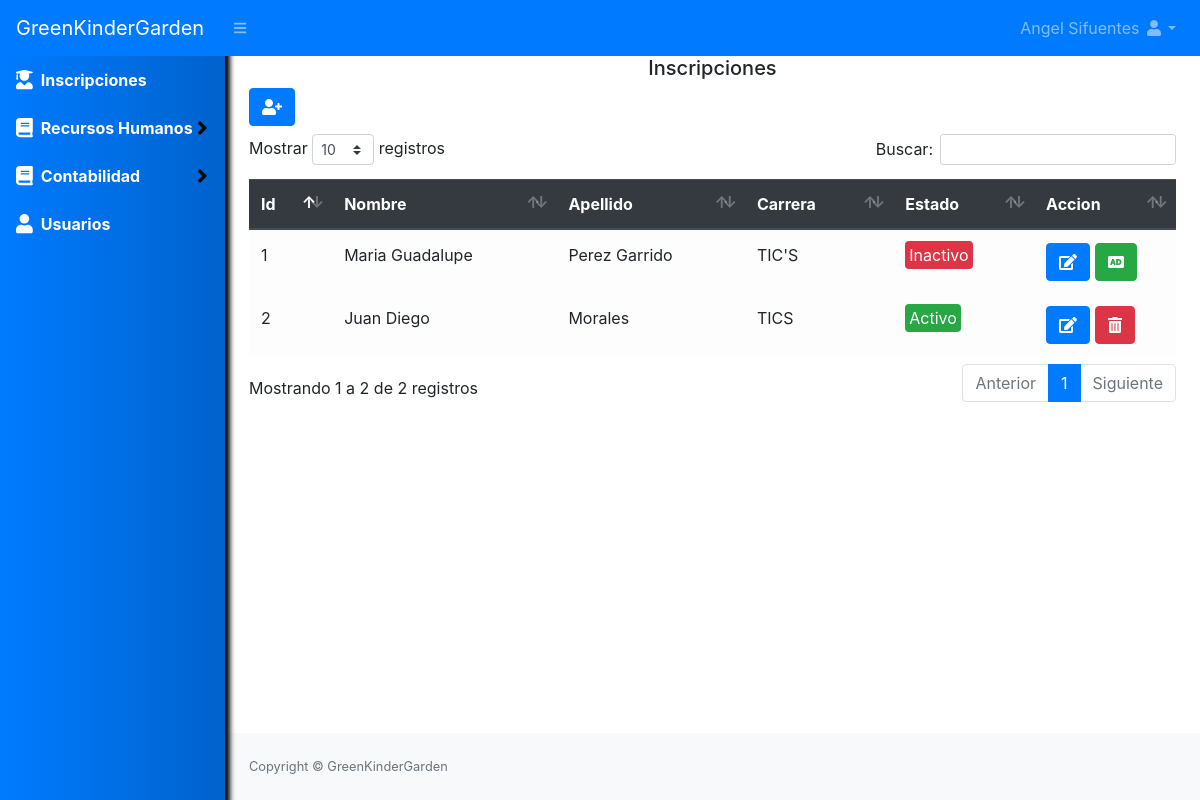
The app's page /inscripciones (signed in) with its own data.
### tables this page shows
CREATE TABLE `inscripcion` (
  `id` int(20) NOT NULL,
  `nombre_alumno` varchar(50) NOT NULL,
  `apellido_alumno` varchar(50) NOT NULL,
  `carrera_alumno` varchar(50) NOT NULL,
  `estado` int(11) NOT NULL DEFAULT 1
);

### Libraries/Core/Views.php (called while the page is built)
<?php
class Views{
    function getView($controller, $view, $data="", $alert="", $config = "", $cliente = "")
    {
        $controller = get_class($controller);
        if ($controller == "Home") {
            $view = "Views/".$view.".php";
        }else{
            $view = "Views/" . $controller . "/" . $view . ".php";
        }
        require_once($view);
    }
}
?>

### Controller/Inscripciones.php (called while the page is built, shortened)
<?php
class Inscripciones extends Controllers
{
    public function inscripciones()
    {
        $data = $this->model->selectInscripcion();
        $this->views->getView($this, "listar", $data);
    }
}
?>

### index.php (called while the page is built, shortened)
<?php
require_once("Helpers/Helpers.php");
require_once("Libraries/Core/Load.php");
?>

### Libraries/Core/Mysql.php (called while the page is built, shortened)
<?php
class Mysql extends Conexion{
    private $conexion;
    function __construct()
    {
        $this->conexion = new Conexion();
        $this->conexion = $this->conexion->conect();
    }
    public function select_all(string $query){
        $this->strquery = $query;
        $result = $this->conexion->prepare($this->strquery);
        $result->execute();
        $data = $result->fetchall(PDO::FETCH_ASSOC);
        return $data;
    }
}
?>

### Libraries/Core/Conexion.php (called while the page is built)
<?php
class Conexion{
    private $conect;
    public function __construct()
    {
      $conexion = "mysql:host=".HOST.";dbname=".BD.";.CHARSET.";
      try {
          $this->conect = new PDO($conexion, DB_USER, PASS);
          $this->conect->setAttribute(PDO::ATTR_ERRMODE, PDO::ERRMODE_EXCEPTION);
      } catch (PDOException $e) {
          $this->conect = "Error en la conexion";
          echo "Error: " . $e->getMessage();
      }
    }
    public function conect()
    {
        return $this->conect;
    }
}
?>

### Models/InscripcionesModel.php (called while the page is built, shortened)
<?php
class InscripcionesModel extends Mysql{
    public function selectInscripcion()
    {
        $sql = "SELECT * FROM inscripcion";
        $res = $this->select_all($sql);
        return $res;
    }
}
?>

### Helpers/Helpers.php (called while the page is built, shortened)
<?php
function base_url()
{
    return BASE_URL;
}
?>

### Views/inscripciones/listar.php (the view, shortened to what this page needs)
<div id="layoutSidenav_content">
    <main>
        <div class="container-fluid">
            <h5 class="text-center">Inscripciones </h5>
            <div class="row">
                <div class="col-lg-12">
                    <button class="btn btn-primary mb-2" type="button" data-toggle="modal" data-target="#nuevoInscripcion"><i class="fas fa-user-plus"></i></button>
                    <div class="table-responsive">
                        <table class="table table-light mt-4" id="table">
                            <thead class="thead-dark">
                                <tr>
                                    <th>Id</th>
                                    <th>Nombre</th>
                                    <th>Apellido</th>
                                    <th>Carrera</th>
                                    <th>Estado</th>
                                    <th>Accion</th>
                                </tr>
                            </thead>
                            <tbody>
                                <?php foreach ($data as $inscripcion) {
                                    if ($inscripcion['estado'] == 1) {
                                        $estado = '<span class="badge-success p-1 rounded">Activo</span>';
                                    } else {
                                        $estado = '<span class="badge-danger p-1 rounded">Inactivo</span>';
                                    }
                                ?>
                                    <tr>
                                        <td><?php echo $inscripcion['id']; ?></td>
                                        <td><?php echo $inscripcion['nombre_alumno']; ?></td>
                                        <td><?php echo $inscripcion['apellido_alumno']; ?></td>
                                        <td><?php echo $inscripcion['carrera_alumno']; ?></td>
                                        <td><?php echo $estado; ?></td>
                                        <td>
                                            <a class="btn btn-primary" href="<?php echo base_url() ?>inscripciones/editar?id=<?php echo $inscripcion['id'] ?>"><i class="fas fa-edit"></i></a>
                                            <?php if ($inscripcion['estado'] == 1) { ?>
                                                <form method="post" action="<?php echo base_url() ?>inscripciones/eliminar" class="d-inline eliminar">
                                                    <button class="btn btn-danger" type="submit"><i class="fas fa-trash-alt"></i></button>
                                                </form>
                                            <?php } else { ?>
                                                <form method="post" action="<?php echo base_url() ?>inscripciones/reingresar" class="d-inline reingresar">
                                                    <button class="btn btn-success" type="submit"><i class="fas fa-audio-description"></i></button>
                                                </form>
                                            <?php } ?>
                                        </td>
                                    </tr>
                                <?php } ?>
                            </tbody>
                        </table>
                    </div>
                </div>
            </div>
        </div>
    </main>

### records on screen
inscripcion: id "1", nombre_alumno "Maria Guadalupe", apellido_alumno "Perez Garrido", carrera_alumno "TIC'S", estado "Inactivo"
inscripcion: id "2", nombre_alumno "Juan Diego", apellido_alumno "Morales", carrera_alumno "TICS", estado "Activo"

### other values on screen
$_SESSION['nombre'] "Angel Sifuentes"
